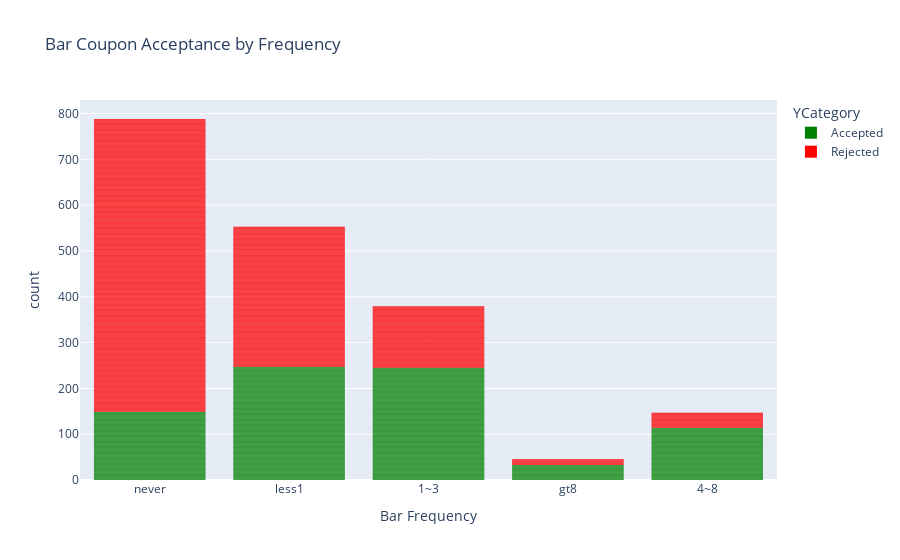

Notebook code cell kept with this figure:
### Code cell
fig_barage = px.bar(df.query('coupon == "Bar"'), x='Bar', color='YCategory', color_discrete_map=color_map, labels={'Bar': 'Bar Frequency'}, title='Bar Coupon Acceptance by Frequency')
fig_barage.update_traces(dict(marker_line_width=0)) # need on large datasets
fig_barage.show()

# a = df.query('age == "')

# accept_rate_a61 = a61.query('Y == 1').shape[0] / a61.shape[0]

### Figure 1 — Plotly figure (JSON) as saved in the notebook; plotly's stock layout.template omitted (floating-point values rounded to 4 significant figures; data arrays with more than 128 entries replaced by an {"elided": "..."} marker saying what was removed)
{"data": [{"alignmentgroup": "True", "hovertemplate": "YCategory=Accepted<br>Bar Frequency=%{x}<br>count=%{y}<extra></extra>", "legendgroup": "Accepted", "marker": {"color": "green", "line": {"width": 0}, "pattern": {"shape": ""}}, "name": "Accepted", "offsetgroup": "Accepted", "orientation": "v", "showlegend": true, "textposition": "auto", "type": "bar", "x": {"elided": "788 str values"}, "xaxis": "x", "y": {"elided": "788 int values"}, "yaxis": "y"}, {"alignmentgroup": "True", "hovertemplate": "YCategory=Rejected<br>Bar Frequency=%{x}<br>count=%{y}<extra></extra>", "legendgroup": "Rejected", "marker": {"color": "red", "line": {"width": 0}, "pattern": {"shape": ""}}, "name": "Rejected", "offsetgroup": "Rejected", "orientation": "v", "showlegend": true, "textposition": "auto", "type": "bar", "x": {"elided": "1125 str values"}, "xaxis": "x", "y": {"elided": "1125 int values"}, "yaxis": "y"}], "layout": {"barmode": "relative", "legend": {"title": {"text": "YCategory"}, "tracegroupgap": 0}, "title": {"text": "Bar Coupon Acceptance by Frequency"}, "xaxis": {"anchor": "y", "domain": [0, 1], "title": {"text": "Bar Frequency"}}, "yaxis": {"anchor": "x", "domain": [0, 1], "title": {"text": "count"}}}}
